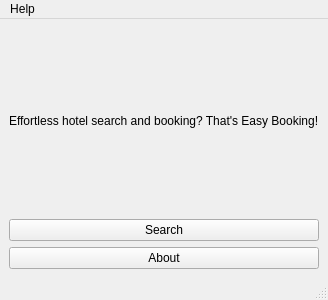
<?xml version="1.0" encoding="UTF-8"?>
<ui version="4.0">
 <class>MainWindow</class>
 <widget class="QMainWindow" name="MainWindow">
  <property name="geometry">
   <rect>
    <x>0</x>
    <y>0</y>
    <width>300</width>
    <height>300</height>
   </rect>
  </property>
  <property name="windowTitle">
   <string>EB.com</string>
  </property>
  <widget class="QWidget" name="centralwidget">
   <layout class="QVBoxLayout" name="verticalLayout">
    <item>
     <widget class="QLabel" name="textLabel">
      <property name="text">
       <string>Effortless hotel search and booking? That's Easy Booking!</string>
      </property>
     </widget>
    </item>
    <item>
     <layout class="QHBoxLayout" name="horizontalLayout">
      <item>
       <widget class="QPushButton" name="startButton">
        <property name="text">
         <string>Search</string>
        </property>
        <property name="autoDefault">
         <bool>true</bool>
        </property>
       </widget>
      </item>
     </layout>
    </item>
    <item>
     <widget class="QPushButton" name="aboutButton">
      <property name="text">
       <string>About</string>
      </property>
      <property name="autoDefault">
       <bool>true</bool>
      </property>
     </widget>
    </item>
   </layout>
  </widget>
  <widget class="QStatusBar" name="statusbar"/>
  <widget class="QMenuBar" name="menubar">
   <property name="geometry">
    <rect>
     <x>0</x>
     <y>0</y>
     <width>300</width>
     <height>17</height>
    </rect>
   </property>
   <widget class="QMenu" name="menuHelp">
    <property name="title">
     <string>Help</string>
    </property>
    <addaction name="actionAbout"/>
   </widget>
   <addaction name="menuHelp"/>
  </widget>
  <action name="actionAbout">
   <property name="text">
    <string>About</string>
   </property>
  </action>
 </widget>
 <resources/>
 <connections/>
</ui>
